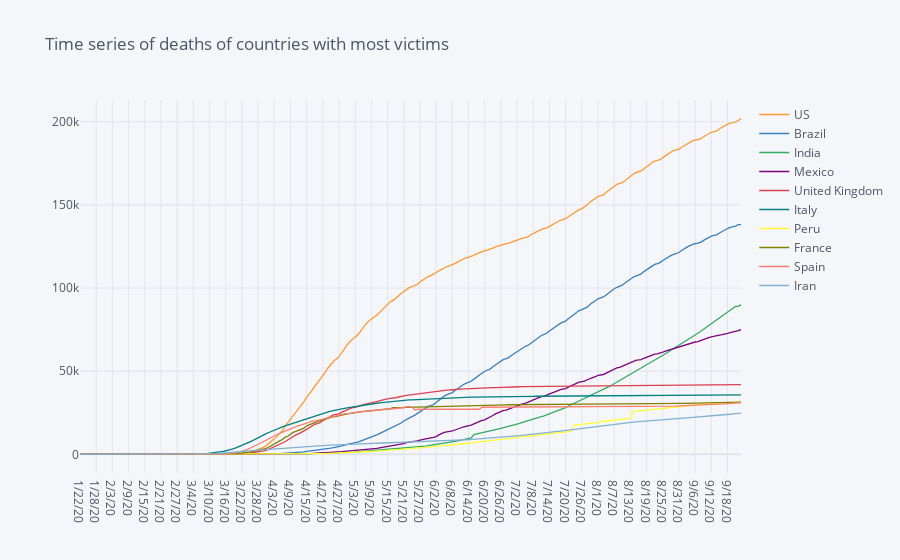

Notebook code for this chart:
### Code cell
death_df = death_df.sort_values(by = death_df.columns[-1], ascending = False).head(10)
death_df.transpose().iplot(title = 'Time series of deaths of countries with most victims')

### Figure 1 — Plotly figure (JSON) as saved in the notebook; plotly's stock layout.template omitted (floating-point values rounded to 4 significant figures; data arrays with more than 128 entries replaced by an {"elided": "..."} marker saying what was removed)
{"data": [{"line": {"color": "rgba(255, 153, 51, 1.0)", "dash": "solid", "shape": "linear", "width": 1.3}, "mode": "lines", "name": "US", "text": "", "type": "scatter", "x": {"elided": "246 str values"}, "y": {"elided": "246 int values"}}, {"line": {"color": "rgba(55, 128, 191, 1.0)", "dash": "solid", "shape": "linear", "width": 1.3}, "mode": "lines", "name": "Brazil", "text": "", "type": "scatter", "x": {"elided": "246 str values"}, "y": {"elided": "246 int values"}}, {"line": {"color": "rgba(50, 171, 96, 1.0)", "dash": "solid", "shape": "linear", "width": 1.3}, "mode": "lines", "name": "India", "text": "", "type": "scatter", "x": {"elided": "246 str values"}, "y": {"elided": "246 int values"}}, {"line": {"color": "rgba(128, 0, 128, 1.0)", "dash": "solid", "shape": "linear", "width": 1.3}, "mode": "lines", "name": "Mexico", "text": "", "type": "scatter", "x": {"elided": "246 str values"}, "y": {"elided": "246 int values"}}, {"line": {"color": "rgba(219, 64, 82, 1.0)", "dash": "solid", "shape": "linear", "width": 1.3}, "mode": "lines", "name": "United Kingdom", "text": "", "type": "scatter", "x": {"elided": "246 str values"}, "y": {"elided": "246 int values"}}, {"line": {"color": "rgba(0, 128, 128, 1.0)", "dash": "solid", "shape": "linear", "width": 1.3}, "mode": "lines", "name": "Italy", "text": "", "type": "scatter", "x": {"elided": "246 str values"}, "y": {"elided": "246 int values"}}, {"line": {"color": "rgba(255, 255, 51, 1.0)", "dash": "solid", "shape": "linear", "width": 1.3}, "mode": "lines", "name": "Peru", "text": "", "type": "scatter", "x": {"elided": "246 str values"}, "y": {"elided": "246 int values"}}, {"line": {"color": "rgba(128, 128, 0, 1.0)", "dash": "solid", "shape": "linear", "width": 1.3}, "mode": "lines", "name": "France", "text": "", "type": "scatter", "x": {"elided": "246 str values"}, "y": {"elided": "246 int values"}}, {"line": {"color": "rgba(251, 128, 114, 1.0)", "dash": "solid", "shape": "linear", "width": 1.3}, "mode": "lines", "name": "Spain", "text": "", "type": "scatter", "x": {"elided": "246 str values"}, "y": {"elided": "246 int values"}}, {"line": {"color": "rgba(128, 177, 211, 1.0)", "dash": "solid", "shape": "linear", "width": 1.3}, "mode": "lines", "name": "Iran", "text": "", "type": "scatter", "x": {"elided": "246 str values"}, "y": {"elided": "246 int values"}}], "layout": {"legend": {"bgcolor": "#F5F6F9", "font": {"color": "#4D5663"}}, "paper_bgcolor": "#F5F6F9", "plot_bgcolor": "#F5F6F9", "title": {"font": {"color": "#4D5663"}, "text": "Time series of deaths of countries with most victims"}, "xaxis": {"gridcolor": "#E1E5ED", "showgrid": true, "tickfont": {"color": "#4D5663"}, "title": {"font": {"color": "#4D5663"}, "text": ""}, "zerolinecolor": "#E1E5ED"}, "yaxis": {"gridcolor": "#E1E5ED", "showgrid": true, "tickfont": {"color": "#4D5663"}, "title": {"font": {"color": "#4D5663"}, "text": ""}, "zerolinecolor": "#E1E5ED"}}}
